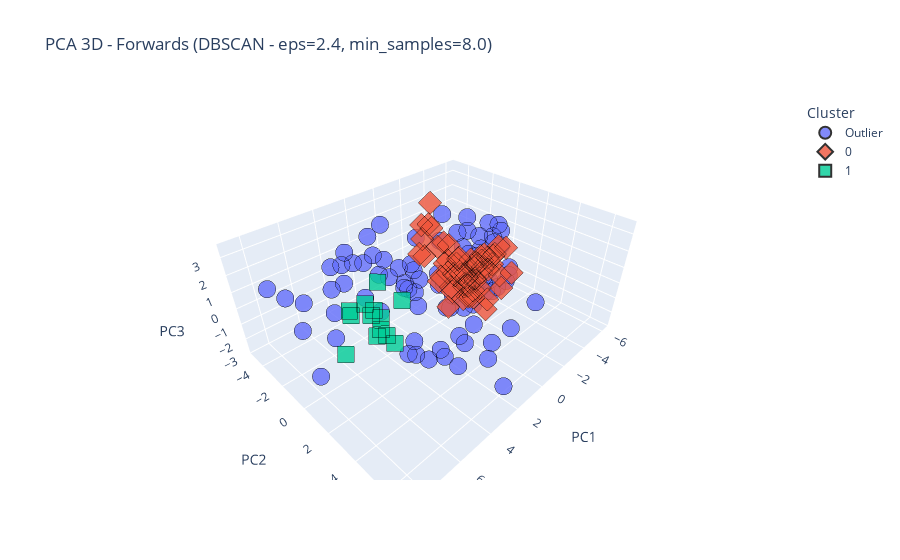

The code cell stored with this chart in its notebook:
### Code cell
## Visualize clusters and noise (PCA)

# PCA with 3 components
pca = PCA(n_components=3)
X_pca = pca.fit_transform(X)

# Create DataFrame to facilitate use with Plotly
df_plot = pd.DataFrame(X_pca, columns=['PC1', 'PC2', 'PC3'])
df_plot['Cluster'] = best_labels.astype(str)  # To allow -1 (outliers)

# Change cluster name -1 to 'Outlier'
df_plot['Cluster'] = df_plot['Cluster'].replace({'-1': 'Outlier'})

# Interactive 3D plot
fig = px.scatter_3d(
    df_plot,
    x='PC1',
    y='PC2',
    z='PC3',
    color='Cluster',
    symbol='Cluster',
    opacity=0.8,
    title=f"PCA 3D - Forwards (DBSCAN - eps={round(best_eps, 2)}, min_samples={best_min_sample})"
)

fig.update_traces(marker=dict(size=6, line=dict(width=0.5, color='black')))
fig.update_layout(legend=dict(itemsizing='constant'))

fig.show()
